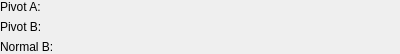
<?xml version="1.0" encoding="UTF-8"?>
<ui version="4.0">
 <class>PointToPlane</class>
 <widget class="QWidget" name="PointToPlane">
  <property name="geometry">
   <rect>
    <x>0</x>
    <y>0</y>
    <width>400</width>
    <height>48</height>
   </rect>
  </property>
  <property name="windowTitle">
   <string>Form</string>
  </property>
  <layout class="QFormLayout" name="formLayout">
   <property name="leftMargin">
    <number>0</number>
   </property>
   <property name="topMargin">
    <number>0</number>
   </property>
   <property name="rightMargin">
    <number>0</number>
   </property>
   <property name="bottomMargin">
    <number>0</number>
   </property>
   <item row="0" column="0">
    <widget class="QLabel" name="label">
     <property name="text">
      <string>Pivot A:</string>
     </property>
    </widget>
   </item>
   <item row="1" column="0">
    <widget class="QLabel" name="label_2">
     <property name="text">
      <string>Pivot B:</string>
     </property>
    </widget>
   </item>
   <item row="2" column="0">
    <widget class="QLabel" name="label_3">
     <property name="text">
      <string>Normal B:</string>
     </property>
    </widget>
   </item>
   <item row="0" column="1">
    <widget class="Vec3Setter" name="widgetPivotA" native="true"/>
   </item>
   <item row="1" column="1">
    <widget class="Vec3Setter" name="widgetPivotB" native="true"/>
   </item>
   <item row="2" column="1">
    <widget class="Vec3Setter" name="widgetNormalB" native="true"/>
   </item>
  </layout>
 </widget>
 <customwidgets>
  <customwidget>
   <class>Vec3Setter</class>
   <extends>QWidget</extends>
   <header>vec3setter.h</header>
   <container>1</container>
  </customwidget>
 </customwidgets>
 <resources/>
 <connections/>
</ui>
